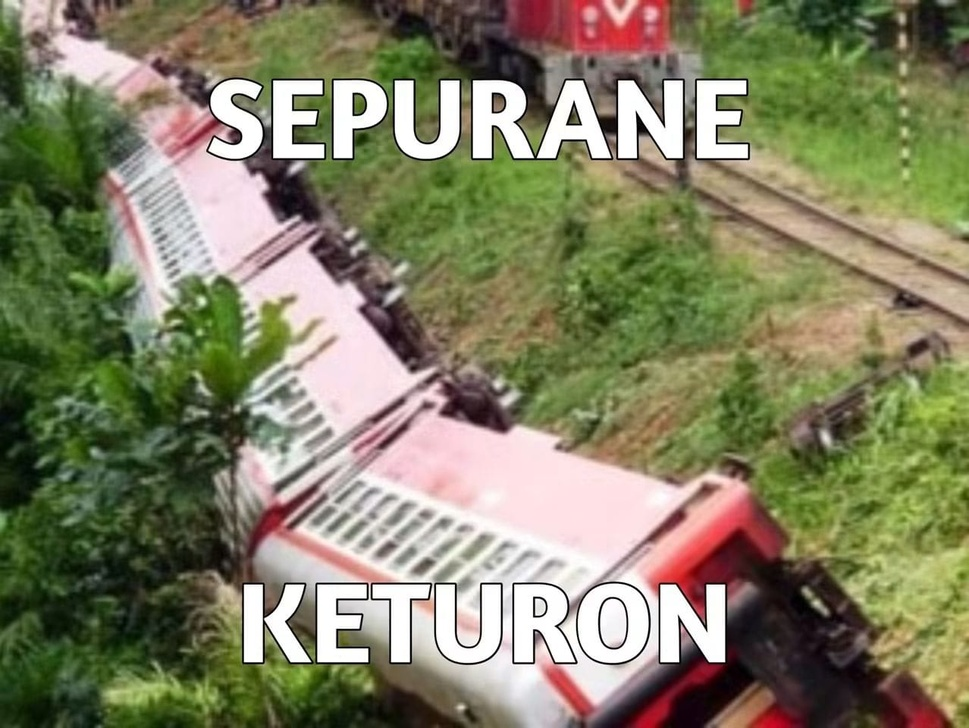
#> input picture 2-ti-eq/sepurane_keturon.jpeg, 969 x 728 px, shrunk from 1278 x 960 before the run
$ python 2-ti-eq.py
#> lines starting #> are read from the running program, lines starting #| are printed output that depends on the picture
"""
Created on Mon Sep  27 20:40:04 2026

@author: yoga
"""

import cv2
import numpy as np
import matplotlib.pyplot as plt

def proses_transformasi(gambar_input, mode='pencerahan', alpha=1.3, beta=40):
    tinggi, lebar = gambar_input.shape
    img_hasil = np.zeros((tinggi, lebar), dtype=np.float32)

    if mode == 'pencerahan':
        for b in range(tinggi):
            for k in range(lebar):
                val = alpha * float(gambar_input[b, k]) + beta
                if val > 255.0:
                    img_hasil[b, k] = 255.0
                elif val < 0.0:
                    img_hasil[b, k] = 0.0
                else:
                    img_hasil[b, k] = val

    elif mode == 'negatif':
        for b in range(tinggi):
            for k in range(lebar):
                img_hasil[b, k] = 255.0 - float(gambar_input[b, k])

    return img_hasil.astype(np.uint8)

def jalankan_ekualisasi(gambar_input):
    tinggi, lebar = gambar_input.shape
    jml_pixel = tinggi * lebar

    tabel_frekuensi = np.zeros(256, dtype=int)
    for b in range(tinggi):
        for k in range(lebar):
            tabel_frekuensi[gambar_input[b, k]] += 1

    tabel_cdf = np.zeros(256, dtype=float)
    tabel_cdf[0] = tabel_frekuensi[0]
    for idx in range(1, 256):
        tabel_cdf[idx] = tabel_cdf[idx-1] + tabel_frekuensi[idx]

    cdf_minimum = 0
    for val_celi in tabel_cdf:
        if val_celi > 0:
            cdf_minimum = val_celi
            break

    cdf_normal = np.zeros(256, dtype=np.uint8)
    for idx in range(256):
        if tabel_cdf[idx] > 0:
            pembilang = tabel_cdf[idx] - cdf_minimum
            penyebut = jml_pixel - cdf_minimum
            rasio = (pembilang / penyebut) * 255.0

            selisih = rasio - int(rasio)
            if selisih >= 0.5:
                cdf_normal[idx] = int(rasio) + 1
            else:
                cdf_normal[idx] = int(rasio)
        else:
            cdf_normal[idx] = 0

    img_terekualisasi = np.zeros((tinggi, lebar), dtype=np.uint8)
    for b in range(tinggi):
        for k in range(lebar):
            img_terekualisasi[b, k] = cdf_normal[gambar_input[b, k]]

    return img_terekualisasi, tabel_frekuensi, cdf_normal

if __name__ == "__main__":
    nama_berkas = 'sepurane_keturon.jpeg'

    img_mentah = cv2.imread(nama_berkas, cv2.IMREAD_GRAYSCALE)
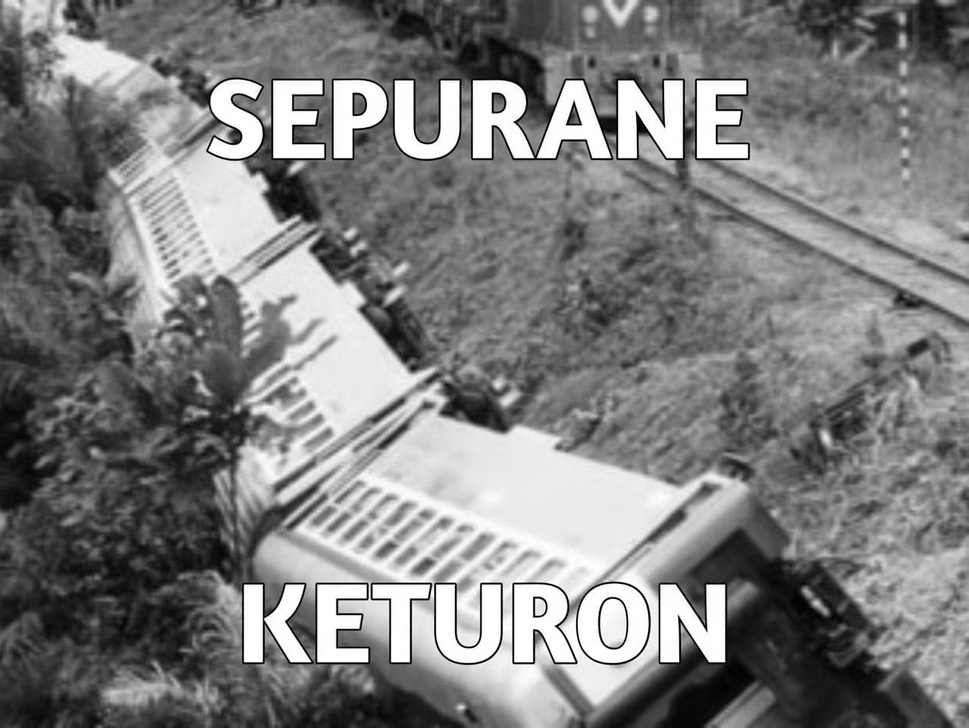
#> img_mentah: shape (728, 969); min 0, max 255, mean 126

    if img_mentah is None:
        print(f"Peringatan: File '{nama_berkas}' tidak ditemukan. Periksa kembali nama file!")
    else:
        print("File berhasil dimuat. Memproses kalkulasi...")

        img_pencerahan = proses_transformasi(img_mentah, mode='pencerahan', alpha=1.3, beta=40)
#> after the loop in proses_transformasi, `for b in range(tinggi):`:
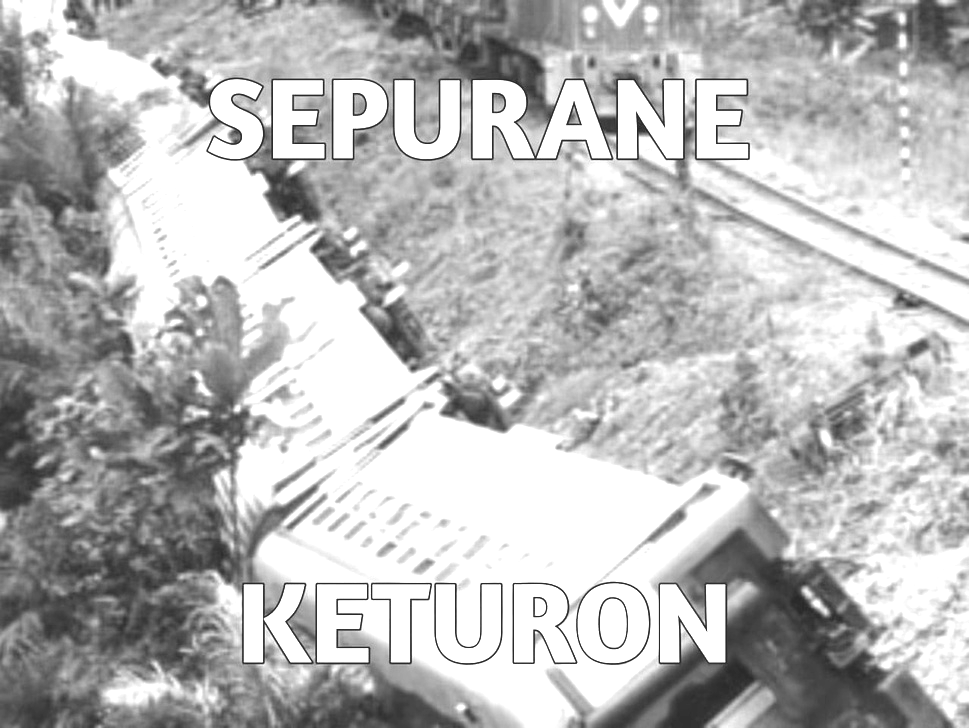
#> img_hasil: shape (728, 969) float32; min 40, max 255, mean 185.6
        img_negatif = proses_transformasi(img_mentah, mode='negatif')
#> call 2 of proses_transformasi, with mode = 'negatif', alpha = 1.3, beta = 40
#> after the loop in proses_transformasi (call 2), `for b in range(tinggi):`:
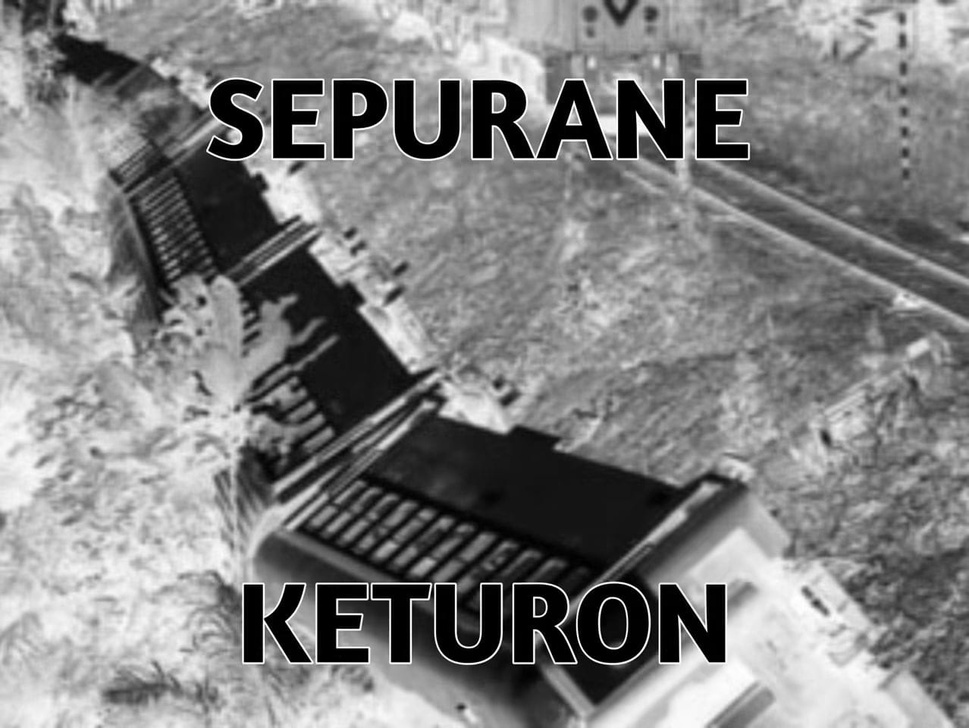
#> img_hasil: shape (728, 969) float32; min 0, max 255, mean 129

        img_hasil_eq, hist_asli, _ = jalankan_ekualisasi(img_mentah)
#> after the loop in jalankan_ekualisasi, `for b in range(tinggi):`:
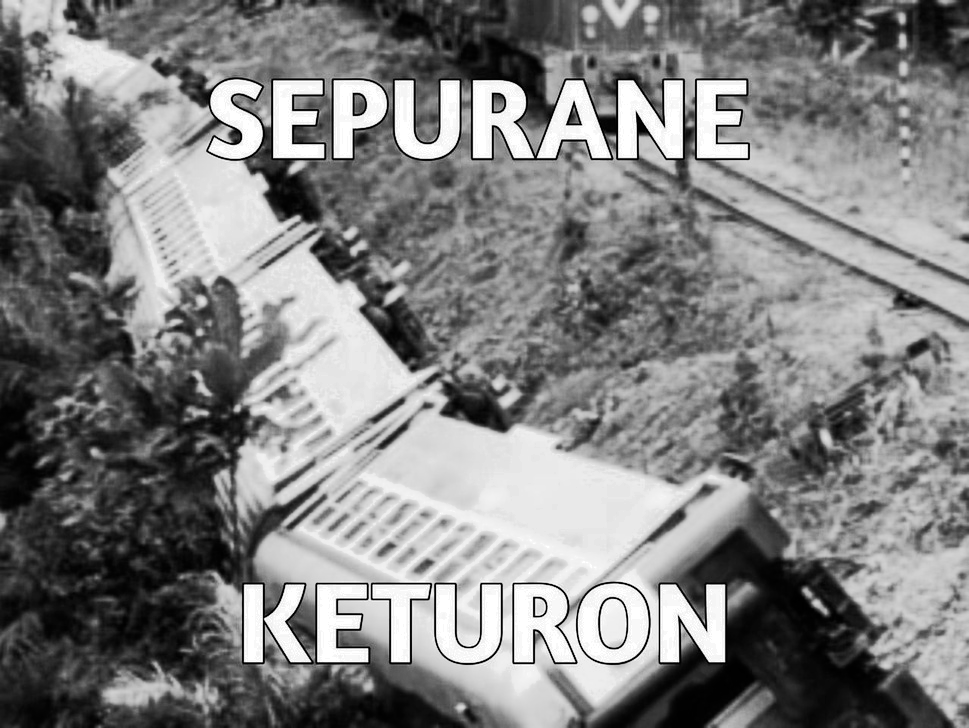
#> img_terekualisasi: shape (728, 969); min 0, max 255, mean 127.9
#> hist_asli = 256 values, max 18988 at index 255, min 439 at index 3, mean 2755.6

        hist_hasil_eq = np.zeros(256, dtype=int)
        h_eq, w_eq = img_hasil_eq.shape
#> h_eq = 728; w_eq = 969
        for b in range(h_eq):
            for k in range(w_eq):
                hist_hasil_eq[img_hasil_eq[b, k]] += 1

        plt.figure(figsize=(13, 8))

        plt.subplot(2, 3, 1)
        plt.imshow(img_mentah, cmap='gray')
        plt.title('1. Citra Asli (Grayscale)')
        plt.axis('off')

        plt.subplot(2, 3, 2)
        plt.imshow(img_pencerahan, cmap='gray')
        plt.title('2. Transformasi Pencerahan')
        plt.axis('off')

        plt.subplot(2, 3, 3)
        plt.imshow(img_negatif, cmap='gray')
        plt.title('3. Transformasi Negatif')
        plt.axis('off')

        plt.subplot(2, 3, 4)
        plt.imshow(img_hasil_eq, cmap='gray')
        plt.title('4. Hasil Ekualisasi Manual')
        plt.axis('off')

        plt.subplot(2, 3, 5)
        plt.plot(hist_asli, color='purple', linewidth=1.2)
        plt.title('Histogram Asli')
        plt.xlim([0, 255])
        plt.grid(alpha=0.3)

        plt.subplot(2, 3, 6)
        plt.plot(hist_hasil_eq, color='teal', linewidth=1.2)
        plt.title('Histogram Setelah Ekualisasi')
        plt.xlim([0, 255])
        plt.grid(alpha=0.3)

        plt.tight_layout()
        plt.show()
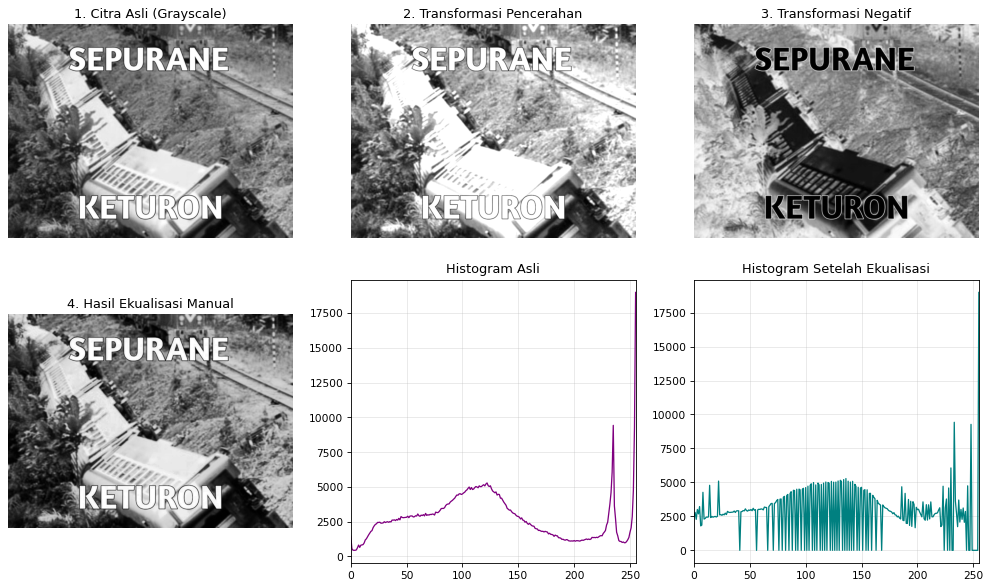
#> figure drawn by matplotlib, 6 panels; panel 5: curve peaks at x = 255, y = 18988; panel 6: curve peaks at x = 255, y = 18988
        print("Proses komputasi selesai!")
